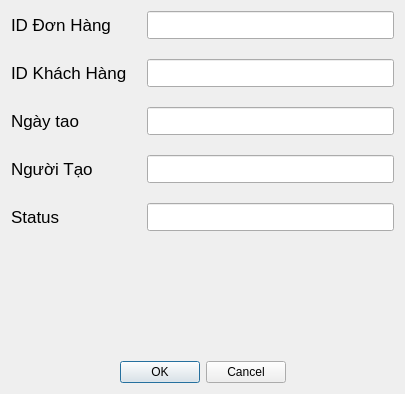
<?xml version="1.0" encoding="UTF-8"?>
<ui version="4.0">
 <class>Dialog</class>
 <widget class="QDialog" name="Dialog">
  <property name="geometry">
   <rect>
    <x>0</x>
    <y>0</y>
    <width>405</width>
    <height>394</height>
   </rect>
  </property>
  <property name="windowTitle">
   <string>Dialog</string>
  </property>
  <layout class="QVBoxLayout" name="verticalLayout">
   <item>
    <layout class="QFormLayout" name="formLayout">
     <property name="horizontalSpacing">
      <number>20</number>
     </property>
     <property name="verticalSpacing">
      <number>20</number>
     </property>
     <item row="0" column="0">
      <widget class="QLabel" name="label">
       <property name="font">
        <font>
         <pointsize>13</pointsize>
        </font>
       </property>
       <property name="text">
        <string>ID Đơn Hàng</string>
       </property>
      </widget>
     </item>
     <item row="0" column="1">
      <widget class="QLineEdit" name="idFilter">
       <property name="font">
        <font>
         <pointsize>13</pointsize>
        </font>
       </property>
      </widget>
     </item>
     <item row="1" column="0">
      <widget class="QLabel" name="label_3">
       <property name="font">
        <font>
         <pointsize>13</pointsize>
        </font>
       </property>
       <property name="text">
        <string>ID Khách Hàng</string>
       </property>
      </widget>
     </item>
     <item row="1" column="1">
      <widget class="QLineEdit" name="customerIDFilter">
       <property name="font">
        <font>
         <pointsize>13</pointsize>
        </font>
       </property>
      </widget>
     </item>
     <item row="2" column="0">
      <widget class="QLabel" name="label_2">
       <property name="font">
        <font>
         <pointsize>13</pointsize>
        </font>
       </property>
       <property name="text">
        <string>Ngày tao</string>
       </property>
      </widget>
     </item>
     <item row="2" column="1">
      <widget class="QLineEdit" name="dateFilter">
       <property name="font">
        <font>
         <pointsize>13</pointsize>
        </font>
       </property>
      </widget>
     </item>
     <item row="3" column="0">
      <widget class="QLabel" name="label_4">
       <property name="font">
        <font>
         <pointsize>13</pointsize>
        </font>
       </property>
       <property name="text">
        <string>Người Tạo</string>
       </property>
      </widget>
     </item>
     <item row="3" column="1">
      <widget class="QLineEdit" name="creatorFilter">
       <property name="font">
        <font>
         <pointsize>13</pointsize>
        </font>
       </property>
      </widget>
     </item>
     <item row="4" column="0">
      <widget class="QLabel" name="label_5">
       <property name="font">
        <font>
         <pointsize>13</pointsize>
        </font>
       </property>
       <property name="text">
        <string>Status</string>
       </property>
      </widget>
     </item>
     <item row="4" column="1">
      <widget class="QLineEdit" name="statusFilter">
       <property name="font">
        <font>
         <pointsize>13</pointsize>
        </font>
       </property>
      </widget>
     </item>
    </layout>
   </item>
   <item>
    <widget class="QDialogButtonBox" name="buttonBox">
     <property name="orientation">
      <enum>Qt::Horizontal</enum>
     </property>
     <property name="standardButtons">
      <set>QDialogButtonBox::Cancel|QDialogButtonBox::Ok</set>
     </property>
     <property name="centerButtons">
      <bool>true</bool>
     </property>
    </widget>
   </item>
  </layout>
 </widget>
 <resources/>
 <connections>
  <connection>
   <sender>buttonBox</sender>
   <signal>accepted()</signal>
   <receiver>Dialog</receiver>
   <slot>accept()</slot>
   <hints>
    <hint type="sourcelabel">
     <x>248</x>
     <y>254</y>
    </hint>
    <hint type="destinationlabel">
     <x>157</x>
     <y>274</y>
    </hint>
   </hints>
  </connection>
  <connection>
   <sender>buttonBox</sender>
   <signal>rejected()</signal>
   <receiver>Dialog</receiver>
   <slot>reject()</slot>
   <hints>
    <hint type="sourcelabel">
     <x>316</x>
     <y>260</y>
    </hint>
    <hint type="destinationlabel">
     <x>286</x>
     <y>274</y>
    </hint>
   </hints>
  </connection>
 </connections>
</ui>
